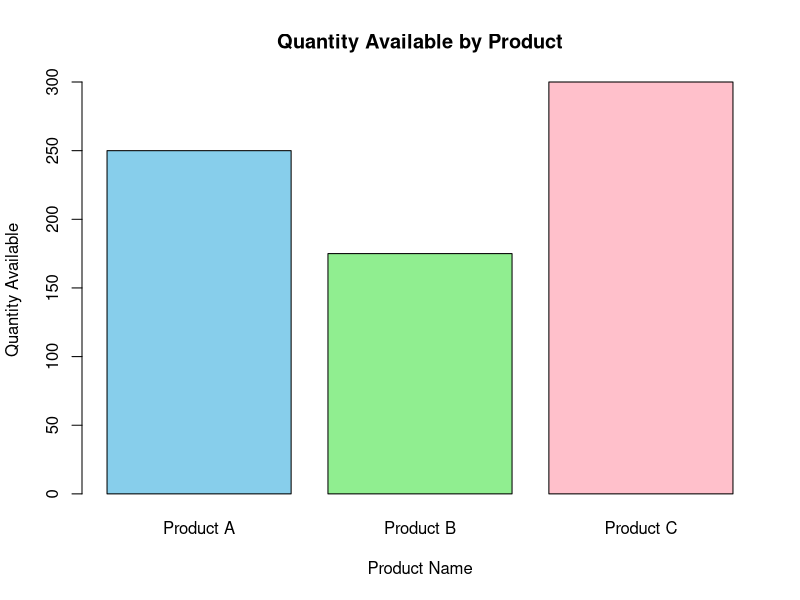
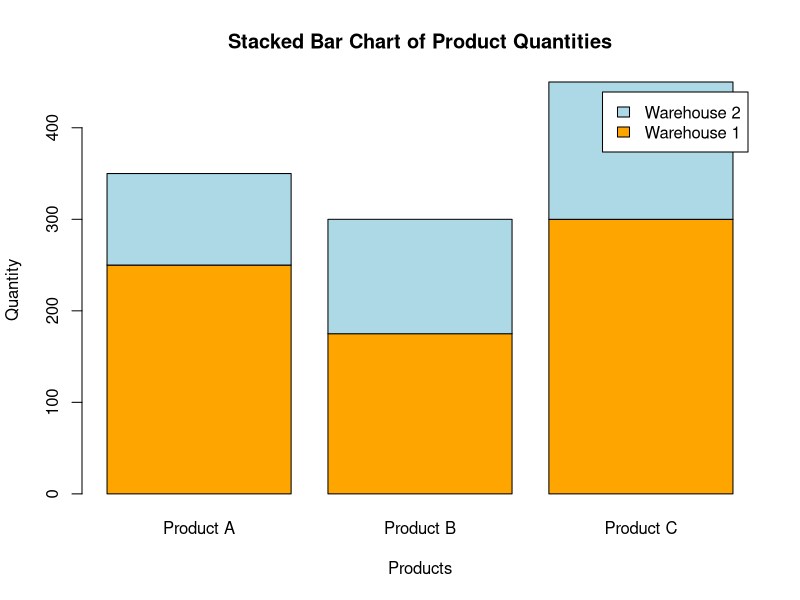

These charts were generated, in order, by the following R code:
# Product Inventory Dataset
inventory <- data.frame(
  Product_ID = c(1, 2, 3),
  Product_Name = c("Product A", "Product B", "Product C"),
  Quantity_Available = c(250, 175, 300),
  Price = c(20, 15, 18)
)

print(inventory)


# Dataset
inventory <- data.frame(
  Product_Name = c("Product A", "Product B", "Product C"),
  Quantity_Available = c(250, 175, 300)
)

barplot(inventory$Quantity_Available,
        names.arg = inventory$Product_Name,
        col = c("skyblue", "lightgreen", "pink"),
        main = "Quantity Available by Product",
        xlab = "Product Name",
        ylab = "Quantity Available")


# Dataset with sample categories
inventory <- matrix(
  c(250, 175, 300,
    100, 125, 150),
  nrow = 2,
  byrow = TRUE
)

colnames(inventory) <- c("Product A", "Product B", "Product C")
rownames(inventory) <- c("Warehouse 1", "Warehouse 2")

barplot(inventory,
        col = c("orange", "lightblue"),
        main = "Stacked Bar Chart of Product Quantities",
        xlab = "Products",
        ylab = "Quantity",
        legend.text = rownames(inventory))


# Dataset
inventory <- data.frame(
  Product_ID = c(1, 2, 3),
  Product_Name = c("Product A", "Product B", "Product C"),
  Quantity_Available = c(250, 175, 300),
  Price = c(20, 15, 18)
)

print(inventory)

# For RStudio
View(inventory)
